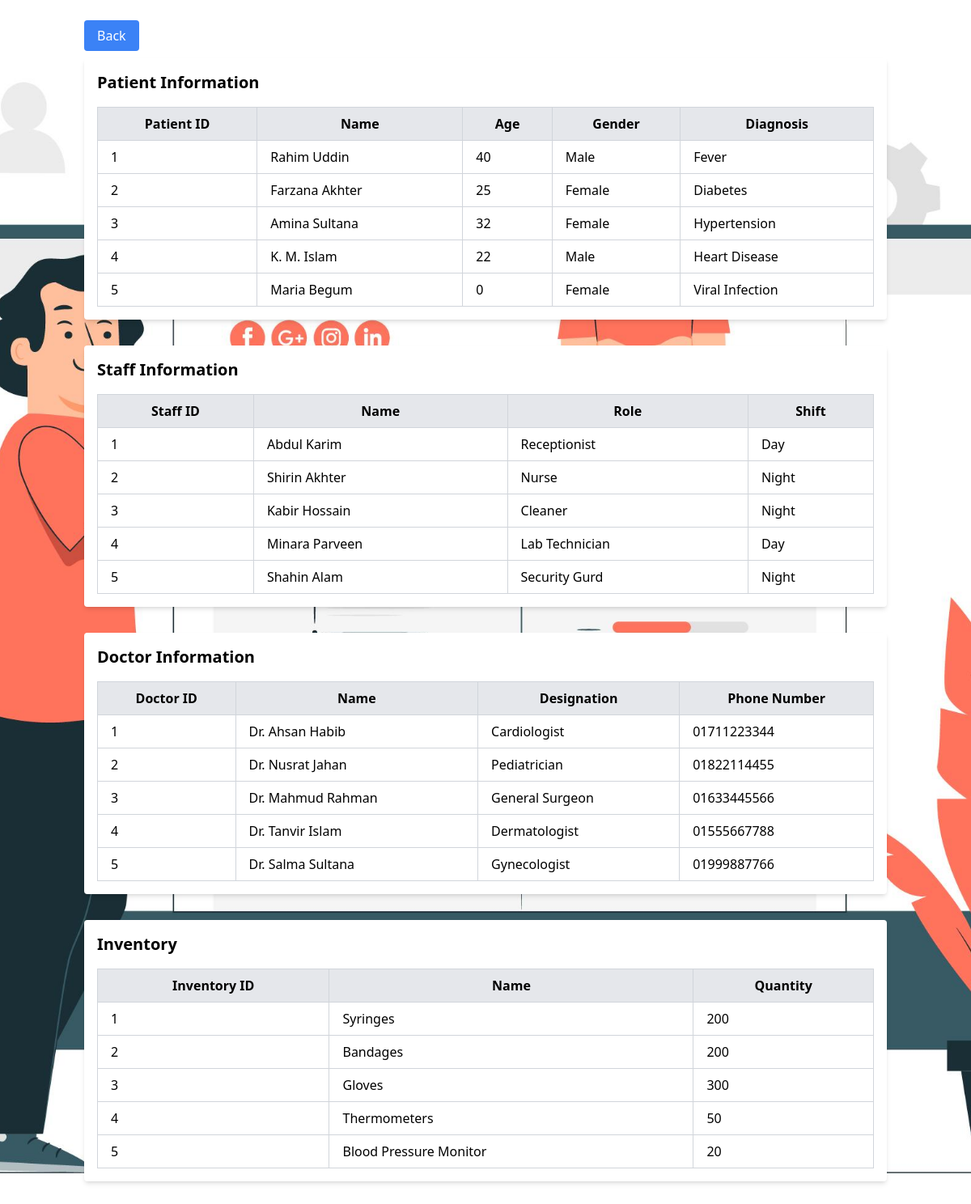
The page /show_all_information.php on the database its author committed.
### tables this page shows
CREATE TABLE `patients` (
  `patient_id` int(11) NOT NULL,
  `name` varchar(100) DEFAULT NULL,
  `age` int(11) DEFAULT NULL,
  `gender` varchar(10) DEFAULT NULL,
  `diagnosis` varchar(255) DEFAULT NULL
);

CREATE TABLE `staff` (
  `staff_id` int(11) NOT NULL,
  `name` varchar(100) DEFAULT NULL,
  `role` varchar(50) DEFAULT NULL,
  `shift` varchar(50) DEFAULT NULL
);

CREATE TABLE `doctors` (
  `doctor_id` int(11) NOT NULL,
  `name` varchar(100) DEFAULT NULL,
  `designation` varchar(100) DEFAULT NULL,
  `phone` varchar(20) DEFAULT NULL
);

CREATE TABLE `inventory` (
  `item_id` int(11) NOT NULL,
  `item_name` varchar(100) DEFAULT NULL,
  `quantity` int(11) DEFAULT NULL
);

### show_all_information.php (the view, shortened to what this page needs)
<?php
$servername = "localhost";
$username = "root";
$password = "";
$dbname = "hospital_management";
$conn = new mysqli($servername, $username, $password, $dbname);
$patients_query = "SELECT * FROM patients";
$patients_result = $conn->query($patients_query);
$staff_query = "SELECT * FROM staff";
$staff_result = $conn->query($staff_query);
$doctors_query = "SELECT * FROM doctors";
$doctors_result = $conn->query($doctors_query);
$inventory_query = "SELECT * FROM inventory";
$inventory_result = $conn->query($inventory_query);
?>
<!DOCTYPE html>
<html lang="en">
<head>
    <script src="https://cdn.tailwindcss.com"></script>
</head>
<body class="bg-gray-100 min-h-screen">
    <div class="container mx-auto px-4 py-8">
        <div class="mb-4">
            <a href="index.php" class="bg-blue-500 text-white px-4 py-2 rounded hover:bg-blue-600">Back</a>
        </div>
        <div class="bg-white shadow-md rounded p-4 mb-8">
            <h2 class="text-xl font-semibold mb-4">Patient Information</h2>
            <table class="table-auto w-full border-collapse border border-gray-300">
                <thead>
                    <tr class="bg-gray-200">
                        <th class="border border-gray-300 px-4 py-2">Patient ID</th>
                        <th class="border border-gray-300 px-4 py-2">Name</th>
                        <th class="border border-gray-300 px-4 py-2">Age</th>
                        <th class="border border-gray-300 px-4 py-2">Gender</th>
                        <th class="border border-gray-300 px-4 py-2">Diagnosis</th>
                    </tr>
                </thead>
                <tbody>
                    <?php while ($row = $patients_result->fetch_assoc()): ?>
                    <tr>
                        <td class="border border-gray-300 px-4 py-2"><?php echo $row['patient_id']; ?></td>
                        <td class="border border-gray-300 px-4 py-2"><?php echo $row['name']; ?></td>
                        <td class="border border-gray-300 px-4 py-2"><?php echo $row['age']; ?></td>
                        <td class="border border-gray-300 px-4 py-2"><?php echo $row['gender']; ?></td>
                        <td class="border border-gray-300 px-4 py-2"><?php echo $row['diagnosis']; ?></td>
                    </tr>
                    <?php endwhile; ?>
                </tbody>
            </table>
        </div>
        <div class="bg-white shadow-md rounded p-4 mb-8">
            <h2 class="text-xl font-semibold mb-4">Staff Information</h2>
            <table class="table-auto w-full border-collapse border border-gray-300">
                <thead>
                    <tr class="bg-gray-200">
                        <th class="border border-gray-300 px-4 py-2">Staff ID</th>
                        <th class="border border-gray-300 px-4 py-2">Name</th>
                        <th class="border border-gray-300 px-4 py-2">Role</th>
                        <th class="border border-gray-300 px-4 py-2">Shift</th>
                    </tr>
                </thead>
                <tbody>
                    <?php while ($row = $staff_result->fetch_assoc()): ?>
                    <tr>
                        <td class="border border-gray-300 px-4 py-2"><?php echo $row['staff_id']; ?></td>
                        <td class="border border-gray-300 px-4 py-2"><?php echo $row['name']; ?></td>
                        <td class="border border-gray-300 px-4 py-2"><?php echo $row['role']; ?></td>
                        <td class="border border-gray-300 px-4 py-2"><?php echo $row['shift']; ?></td>
                    </tr>
                    <?php endwhile; ?>
                </tbody>
            </table>
        </div>
        <div class="bg-white shadow-md rounded p-4 mb-8">
            <h2 class="text-xl font-semibold mb-4">Doctor Information</h2>
            <table class="table-auto w-full border-collapse border border-gray-300">
                <thead>
                    <tr class="bg-gray-200">
                        <th class="border border-gray-300 px-4 py-2">Doctor ID</th>
                        <th class="border border-gray-300 px-4 py-2">Name</th>
                        <th class="border border-gray-300 px-4 py-2">Designation</th>
                        <th class="border border-gray-300 px-4 py-2">Phone Number</th>
                    </tr>
                </thead>
                <tbody>
                    <?php while ($row = $doctors_result->fetch_assoc()): ?>
                    <tr>
                        <td class="border border-gray-300 px-4 py-2"><?php echo $row['doctor_id']; ?></td>
                        <td class="border border-gray-300 px-4 py-2"><?php echo $row['name']; ?></td>
                        <td class="border border-gray-300 px-4 py-2"><?php echo $row['designation']; ?></td>
                        <td class="border border-gray-300 px-4 py-2"><?php echo $row['phone']; ?></td>
                    </tr>
                    <?php endwhile; ?>
                </tbody>
            </table>
        </div>
    <div class="bg-white shadow-md rounded p-4 mb-8">
            <h2 class="text-xl font-semibold mb-4">Inventory</h2>
            <table class="table-auto w-full border-collapse border border-gray-300">
                <thead>
                    <tr class="bg-gray-200">
                        <th class="border border-gray-300 px-4 py-2">Inventory ID</th>
                        <th class="border border-gray-300 px-4 py-2">Name</th>
                        <th class="border border-gray-300 px-4 py-2">Quantity</th>
                    </tr>
                </thead>
                <tbody>
                    <?php
                    if ($inventory_result->num_rows > 0) {
                        while ($row = $inventory_result->fetch_assoc()) {
                            echo "<tr>";
                            echo "<td class='border border-gray-300 px-4 py-2'>" . $row['item_id'] . "</td>";
                            echo "<td class='border border-gray-300 px-4 py-2'>" . $row['item_name'] . "</td>";
                            echo "<td class='border border-gray-300 px-4 py-2'>" . $row['quantity'] . "</td>";
                            echo "</tr>";
                        }
                    } else {
                        echo "<tr><td colspan='3' class='border border-gray-300 px-4 py-2 text-center'>No inventory data available</td></tr>";
                    }
                    ?>
                </tbody>
            </table>
        </div>
    </div>
</body>
</html>

### show_all_information.php (style rules this page uses)
body { background-image: url('./images/5006163.jpg'); background-size: cover; background-position: center; background-repeat: no-repeat; }

### rows shown on the page
patients: patient_id "1", name "Rahim Uddin", age "40", gender "Male", diagnosis "Fever"
patients: patient_id "2", name "Farzana Akhter", age "25", gender "Female", diagnosis "Diabetes"
patients: patient_id "3", name "Amina Sultana", age "32", gender "Female", diagnosis "Hypertension"
patients: patient_id "4", name "K. M. Islam", age "22", gender "Male", diagnosis "Heart Disease"
patients: patient_id "5", name "Maria Begum", age "0", gender "Female", diagnosis "Viral Infection"
staff: staff_id "1", name "Abdul Karim", role "Receptionist", shift "Day"
staff: staff_id "2", name "Shirin Akhter", role "Nurse", shift "Night"
staff: staff_id "3", name "Kabir Hossain", role "Cleaner", shift "Night"
staff: staff_id "4", name "Minara Parveen", role "Lab Technician", shift "Day"
staff: staff_id "5", name "Shahin Alam", role "Security Gurd", shift "Night"
doctors: doctor_id "1", name "Dr. Ahsan Habib", designation "Cardiologist", phone "01711223344"
doctors: doctor_id "2", name "Dr. Nusrat Jahan", designation "Pediatrician", phone "01822114455"
doctors: doctor_id "3", name "Dr. Mahmud Rahman", designation "General Surgeon", phone "01633445566"
doctors: doctor_id "4", name "Dr. Tanvir Islam", designation "Dermatologist", phone "01555667788"
doctors: doctor_id "5", name "Dr. Salma Sultana", designation "Gynecologist", phone "01999887766"
inventory: item_id "1", item_name "Syringes", quantity "200"
inventory: item_id "2", item_name "Bandages", quantity "200"
inventory: item_id "3", item_name "Gloves", quantity "300"
inventory: item_id "4", item_name "Thermometers", quantity "50"
inventory: item_id "5", item_name "Blood Pressure Monitor", quantity "20"
